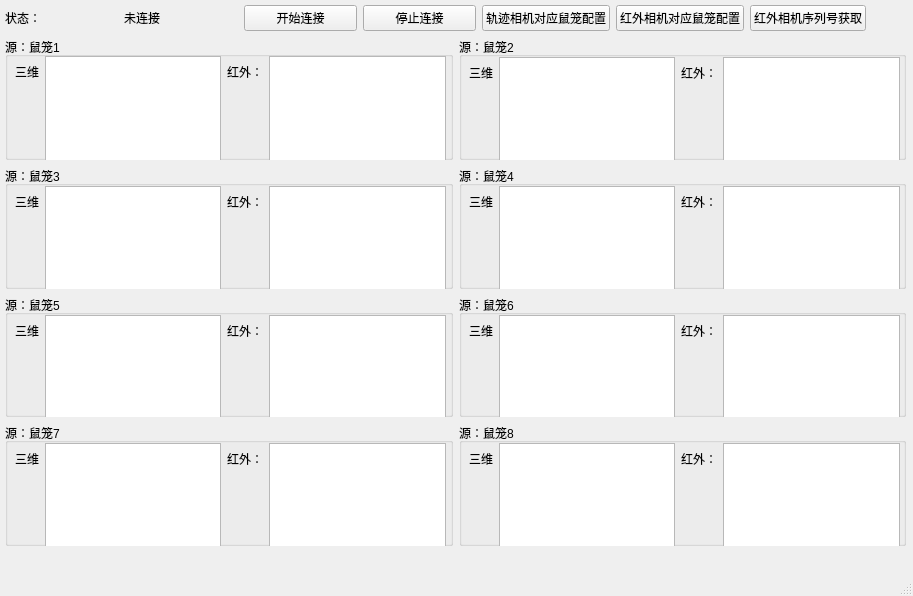
<?xml version="1.0" encoding="UTF-8"?>
<ui version="4.0">
 <class>tab4_window</class>
 <widget class="QMainWindow" name="tab4_window">
  <property name="geometry">
   <rect>
    <x>0</x>
    <y>0</y>
    <width>913</width>
    <height>596</height>
   </rect>
  </property>
  <property name="windowTitle">
   <string>MainWindow</string>
  </property>
  <widget class="QWidget" name="centralwidget">
   <widget class="QWidget" name="verticalLayoutWidget">
    <property name="geometry">
     <rect>
      <x>0</x>
      <y>0</y>
      <width>911</width>
      <height>551</height>
     </rect>
    </property>
    <layout class="QVBoxLayout" name="verticalLayout" stretch="0,6">
     <property name="leftMargin">
      <number>5</number>
     </property>
     <property name="topMargin">
      <number>5</number>
     </property>
     <property name="rightMargin">
      <number>5</number>
     </property>
     <property name="bottomMargin">
      <number>5</number>
     </property>
     <item>
      <layout class="QHBoxLayout" name="horizontalLayout">
       <property name="sizeConstraint">
        <enum>QLayout::SetDefaultConstraint</enum>
       </property>
       <item>
        <widget class="QLabel" name="label">
         <property name="text">
          <string>状态：</string>
         </property>
        </widget>
       </item>
       <item>
        <widget class="QLabel" name="state_label">
         <property name="text">
          <string>未连接</string>
         </property>
        </widget>
       </item>
       <item>
        <widget class="QPushButton" name="start_btn">
         <property name="text">
          <string>开始连接</string>
         </property>
        </widget>
       </item>
       <item>
        <widget class="QPushButton" name="stop_btn">
         <property name="text">
          <string>停止连接</string>
         </property>
        </widget>
       </item>
       <item>
        <widget class="QPushButton" name="deep_camera_config">
         <property name="text">
          <string>轨迹相机对应鼠笼配置</string>
         </property>
        </widget>
       </item>
       <item>
        <widget class="QPushButton" name="infrared_camera_config">
         <property name="text">
          <string>红外相机对应鼠笼配置</string>
         </property>
        </widget>
       </item>
       <item>
        <widget class="QPushButton" name="infrared_camera_setting">
         <property name="text">
          <string>红外相机序列号获取</string>
         </property>
        </widget>
       </item>
       <item>
        <spacer name="horizontalSpacer_2">
         <property name="orientation">
          <enum>Qt::Vertical</enum>
         </property>
         <property name="sizeType">
          <enum>QSizePolicy::Fixed</enum>
         </property>
         <property name="sizeHint" stdset="0">
          <size>
           <width>40</width>
           <height>20</height>
          </size>
         </property>
        </spacer>
       </item>
      </layout>
     </item>
     <item>
      <layout class="QGridLayout" name="gridLayout_2">
       <property name="rightMargin">
        <number>0</number>
       </property>
       <property name="bottomMargin">
        <number>0</number>
       </property>
       <item row="0" column="1">
        <widget class="QGroupBox" name="groupBox_9">
         <property name="title">
          <string>源：鼠笼2</string>
         </property>
         <widget class="QWidget" name="horizontalLayoutWidget_10">
          <property name="geometry">
           <rect>
            <x>10</x>
            <y>20</y>
            <width>431</width>
            <height>111</height>
           </rect>
          </property>
          <layout class="QHBoxLayout" name="horizontalLayout_10">
           <property name="rightMargin">
            <number>0</number>
           </property>
           <item>
            <layout class="QFormLayout" name="formLayout_7">
             <item row="0" column="0">
              <widget class="QLabel" name="label_8">
               <property name="text">
                <string>三维</string>
               </property>
              </widget>
             </item>
             <item row="0" column="1">
              <widget class="QGraphicsView" name="graphicsView_left_2"/>
             </item>
            </layout>
           </item>
           <item>
            <layout class="QFormLayout" name="formLayout_8">
             <item row="0" column="0">
              <widget class="QLabel" name="label_19">
               <property name="text">
                <string>红外：</string>
               </property>
              </widget>
             </item>
             <item row="0" column="1">
              <widget class="QGraphicsView" name="graphicsView_right_2"/>
             </item>
            </layout>
           </item>
          </layout>
         </widget>
        </widget>
       </item>
       <item row="1" column="0">
        <widget class="QGroupBox" name="groupBox_10">
         <property name="title">
          <string>源：鼠笼3</string>
         </property>
         <widget class="QWidget" name="horizontalLayoutWidget_11">
          <property name="geometry">
           <rect>
            <x>10</x>
            <y>20</y>
            <width>431</width>
            <height>111</height>
           </rect>
          </property>
          <layout class="QHBoxLayout" name="horizontalLayout_11">
           <property name="rightMargin">
            <number>0</number>
           </property>
           <item>
            <layout class="QFormLayout" name="formLayout_19">
             <item row="0" column="0">
              <widget class="QLabel" name="label_20">
               <property name="text">
                <string>三维</string>
               </property>
              </widget>
             </item>
             <item row="0" column="1">
              <widget class="QGraphicsView" name="graphicsView_left_3"/>
             </item>
            </layout>
           </item>
           <item>
            <layout class="QFormLayout" name="formLayout_20">
             <item row="0" column="0">
              <widget class="QLabel" name="label_21">
               <property name="text">
                <string>红外：</string>
               </property>
              </widget>
             </item>
             <item row="0" column="1">
              <widget class="QGraphicsView" name="graphicsView_right_3"/>
             </item>
            </layout>
           </item>
          </layout>
         </widget>
        </widget>
       </item>
       <item row="0" column="0">
        <widget class="QGroupBox" name="groupBox_11">
         <property name="title">
          <string>源：鼠笼1</string>
         </property>
         <widget class="QWidget" name="horizontalLayoutWidget_12">
          <property name="geometry">
           <rect>
            <x>10</x>
            <y>19</y>
            <width>431</width>
            <height>152</height>
           </rect>
          </property>
          <layout class="QHBoxLayout" name="horizontalLayout_12">
           <property name="rightMargin">
            <number>0</number>
           </property>
           <item>
            <layout class="QFormLayout" name="formLayout_21">
             <item row="0" column="0">
              <widget class="QLabel" name="label_22">
               <property name="text">
                <string>三维</string>
               </property>
              </widget>
             </item>
             <item row="0" column="1">
              <widget class="QGraphicsView" name="graphicsView_left_1"/>
             </item>
            </layout>
           </item>
           <item>
            <layout class="QFormLayout" name="formLayout_22">
             <item row="0" column="0">
              <widget class="QLabel" name="label_23">
               <property name="text">
                <string>红外：</string>
               </property>
              </widget>
             </item>
             <item row="0" column="1">
              <widget class="QGraphicsView" name="graphicsView_right_1"/>
             </item>
            </layout>
           </item>
          </layout>
         </widget>
        </widget>
       </item>
       <item row="2" column="0">
        <widget class="QGroupBox" name="groupBox_12">
         <property name="title">
          <string>源：鼠笼5</string>
         </property>
         <widget class="QWidget" name="horizontalLayoutWidget_13">
          <property name="geometry">
           <rect>
            <x>10</x>
            <y>20</y>
            <width>431</width>
            <height>111</height>
           </rect>
          </property>
          <layout class="QHBoxLayout" name="horizontalLayout_13">
           <property name="rightMargin">
            <number>0</number>
           </property>
           <item>
            <layout class="QFormLayout" name="formLayout_23">
             <item row="0" column="0">
              <widget class="QLabel" name="label_24">
               <property name="text">
                <string>三维</string>
               </property>
              </widget>
             </item>
             <item row="0" column="1">
              <widget class="QGraphicsView" name="graphicsView_left_5"/>
             </item>
            </layout>
           </item>
           <item>
            <layout class="QFormLayout" name="formLayout_24">
             <item row="0" column="0">
              <widget class="QLabel" name="label_25">
               <property name="text">
                <string>红外：</string>
               </property>
              </widget>
             </item>
             <item row="0" column="1">
              <widget class="QGraphicsView" name="graphicsView_right_5"/>
             </item>
            </layout>
           </item>
          </layout>
         </widget>
        </widget>
       </item>
       <item row="1" column="1">
        <widget class="QGroupBox" name="groupBox_13">
         <property name="title">
          <string>源：鼠笼4</string>
         </property>
         <widget class="QWidget" name="horizontalLayoutWidget_14">
          <property name="geometry">
           <rect>
            <x>10</x>
            <y>20</y>
            <width>431</width>
            <height>111</height>
           </rect>
          </property>
          <layout class="QHBoxLayout" name="horizontalLayout_14">
           <property name="rightMargin">
            <number>0</number>
           </property>
           <item>
            <layout class="QFormLayout" name="formLayout_25">
             <item row="0" column="0">
              <widget class="QLabel" name="label_26">
               <property name="text">
                <string>三维</string>
               </property>
              </widget>
             </item>
             <item row="0" column="1">
              <widget class="QGraphicsView" name="graphicsView_left_4"/>
             </item>
            </layout>
           </item>
           <item>
            <layout class="QFormLayout" name="formLayout_26">
             <item row="0" column="0">
              <widget class="QLabel" name="label_27">
               <property name="text">
                <string>红外：</string>
               </property>
              </widget>
             </item>
             <item row="0" column="1">
              <widget class="QGraphicsView" name="graphicsView_right_4"/>
             </item>
            </layout>
           </item>
          </layout>
         </widget>
        </widget>
       </item>
       <item row="3" column="0">
        <widget class="QGroupBox" name="groupBox_14">
         <property name="title">
          <string>源：鼠笼7</string>
         </property>
         <widget class="QWidget" name="horizontalLayoutWidget_15">
          <property name="geometry">
           <rect>
            <x>10</x>
            <y>20</y>
            <width>431</width>
            <height>111</height>
           </rect>
          </property>
          <layout class="QHBoxLayout" name="horizontalLayout_15">
           <property name="rightMargin">
            <number>0</number>
           </property>
           <item>
            <layout class="QFormLayout" name="formLayout_27">
             <item row="0" column="0">
              <widget class="QLabel" name="label_28">
               <property name="text">
                <string>三维</string>
               </property>
              </widget>
             </item>
             <item row="0" column="1">
              <widget class="QGraphicsView" name="graphicsView_left_7"/>
             </item>
            </layout>
           </item>
           <item>
            <layout class="QFormLayout" name="formLayout_28">
             <item row="0" column="0">
              <widget class="QLabel" name="label_29">
               <property name="text">
                <string>红外：</string>
               </property>
              </widget>
             </item>
             <item row="0" column="1">
              <widget class="QGraphicsView" name="graphicsView_right_7"/>
             </item>
            </layout>
           </item>
          </layout>
         </widget>
        </widget>
       </item>
       <item row="3" column="1">
        <widget class="QGroupBox" name="groupBox_15">
         <property name="title">
          <string>源：鼠笼8</string>
         </property>
         <widget class="QWidget" name="horizontalLayoutWidget_16">
          <property name="geometry">
           <rect>
            <x>10</x>
            <y>20</y>
            <width>431</width>
            <height>111</height>
           </rect>
          </property>
          <layout class="QHBoxLayout" name="horizontalLayout_16">
           <property name="rightMargin">
            <number>0</number>
           </property>
           <item>
            <layout class="QFormLayout" name="formLayout_29">
             <item row="0" column="0">
              <widget class="QLabel" name="label_30">
               <property name="text">
                <string>三维</string>
               </property>
              </widget>
             </item>
             <item row="0" column="1">
              <widget class="QGraphicsView" name="graphicsView_left_8"/>
             </item>
            </layout>
           </item>
           <item>
            <layout class="QFormLayout" name="formLayout_30">
             <item row="0" column="0">
              <widget class="QLabel" name="label_31">
               <property name="text">
                <string>红外：</string>
               </property>
              </widget>
             </item>
             <item row="0" column="1">
              <widget class="QGraphicsView" name="graphicsView_right_8"/>
             </item>
            </layout>
           </item>
          </layout>
         </widget>
        </widget>
       </item>
       <item row="2" column="1">
        <widget class="QGroupBox" name="groupBox_16">
         <property name="title">
          <string>源：鼠笼6</string>
         </property>
         <widget class="QWidget" name="horizontalLayoutWidget_17">
          <property name="geometry">
           <rect>
            <x>10</x>
            <y>20</y>
            <width>431</width>
            <height>111</height>
           </rect>
          </property>
          <layout class="QHBoxLayout" name="horizontalLayout_17">
           <property name="rightMargin">
            <number>0</number>
           </property>
           <item>
            <layout class="QFormLayout" name="formLayout_31">
             <item row="0" column="0">
              <widget class="QLabel" name="label_32">
               <property name="text">
                <string>三维</string>
               </property>
              </widget>
             </item>
             <item row="0" column="1">
              <widget class="QGraphicsView" name="graphicsView_left_6"/>
             </item>
            </layout>
           </item>
           <item>
            <layout class="QFormLayout" name="formLayout_32">
             <item row="0" column="0">
              <widget class="QLabel" name="label_33">
               <property name="text">
                <string>红外：</string>
               </property>
              </widget>
             </item>
             <item row="0" column="1">
              <widget class="QGraphicsView" name="graphicsView_right_6"/>
             </item>
            </layout>
           </item>
          </layout>
         </widget>
        </widget>
       </item>
      </layout>
     </item>
    </layout>
   </widget>
  </widget>
  <widget class="QMenuBar" name="menubar">
   <property name="geometry">
    <rect>
     <x>0</x>
     <y>0</y>
     <width>913</width>
     <height>22</height>
    </rect>
   </property>
  </widget>
  <widget class="QStatusBar" name="statusbar"/>
 </widget>
 <resources/>
 <connections/>
</ui>
